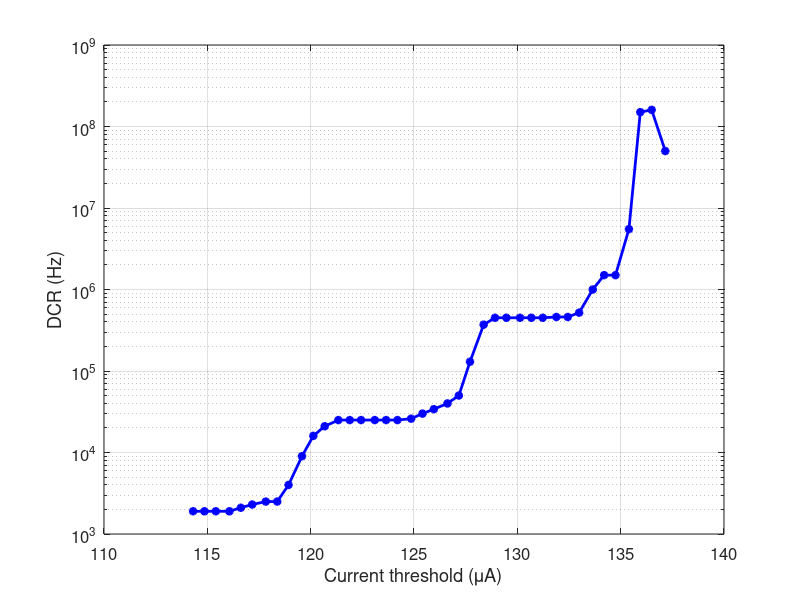

MATLAB code to generate this figure:
clear all;
close all;
clc;
format long;
ith=[137.16,136.5,135.95,135.4,134.75,...
    134.2,133.65,132.99,132.44,131.89,...
    131.23,130.68,130.13,129.47,128.92,...
    128.37,127.71,127.17,126.62,125.96,...
    125.41,124.86,124.2,123.65,123.1,...
    122.44,121.89,121.34,120.68,120.13,...
    119.58,118.93,118.38,117.83,117.17,...
    116.62,116.07,115.41,114.86,114.31];
freq=[50E6,160E6,150E6,5.5E6,1.5E6,...
    1.5E6,1E6,520E3,460E3,460E3,450E3,...
    450E3,450E3,450E3,450E3,370E3,...
    130E3,50E3,40E3,34E3,30E3,...
    26E3,25E3,25E3,25E3,25E3,...
    25E3,25E3,21E3,16E3,9E3,...
    4E3,2.5E3,2.5E3,2.3E3,2.1E3,...
    1.9E3,1.9E3,1.9E3,1.9E3];
semilogy(ith,freq,'b*-','LineWidth', 2)
grid on
xlabel('Current threshold (\muA)');
ylabel('DCR (Hz)');
set(gca,'FontSize',12);
%title('Version 2 board 2 T22 threshold sweep with SiPM in self-trigger mode')
%text(115,1e7,'Vbias=56V');
